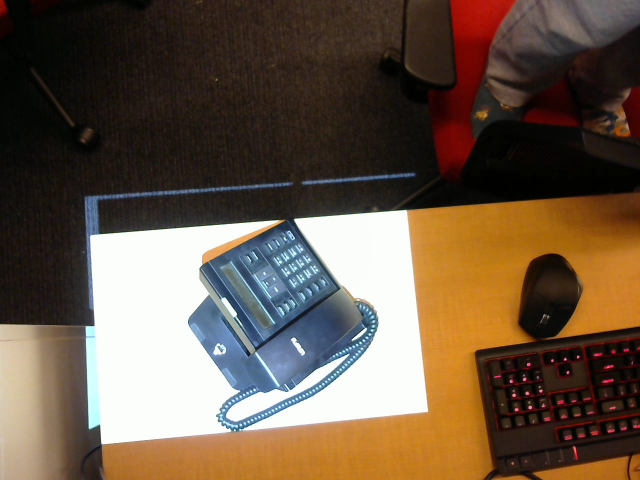
#> input picture images/pattern000.jpg, 1280 x 960 px (shown at 1/2 size)
$ python reconstruct.py out.png   (Python 2 division)
#> lines starting #> are read from the running program, lines starting #| are printed output that depends on the picture
# ================================================
# Skeleton codes for HW5
# Read the skeleton codes carefully and put all your
# codes into function "reconstruct_from_binary_patterns"
# ================================================

import cv2
import numpy as np
from math import log, ceil, floor
import matplotlib.pyplot as plt
import pickle
import sys

def help_message():
    # Note: it is assumed that "binary_codes_ids_codebook.pckl", "stereo_calibration.pckl",
    # and images folder are in the same root folder as your "generate_data.py" source file.
    # Same folder structure will be used when we test your program

    print("Usage: [Output_Directory]")
    print("[Output_Directory]")
    print("Where to put your output.xyz")
    print("Example usages:")
    print(sys.argv[0] + " ./")

def reconstruct_from_binary_patterns():
    scale_factor = 1.0
    ref_white = cv2.resize(cv2.imread("images/pattern000.jpg", cv2.IMREAD_GRAYSCALE) / 255.0, (0, 0), fx=scale_factor,
                           fy=scale_factor)
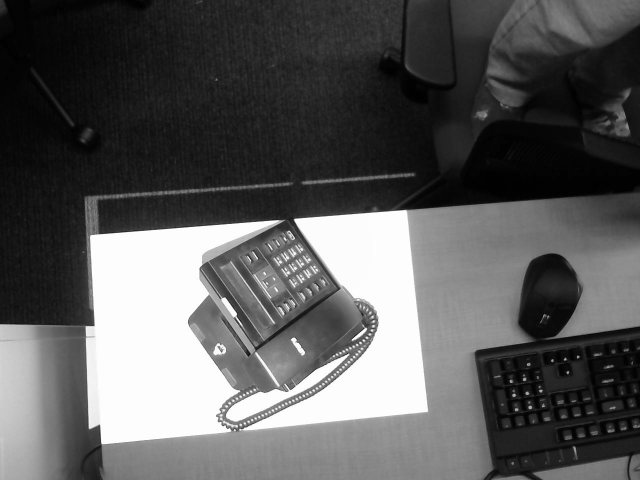
#> ref_white: shape (960, 1280) float64 (shown at 1/2 size); min 0, max 1, mean 0.356
#> (the run stopped early here; a loop or call above may not have finished)
